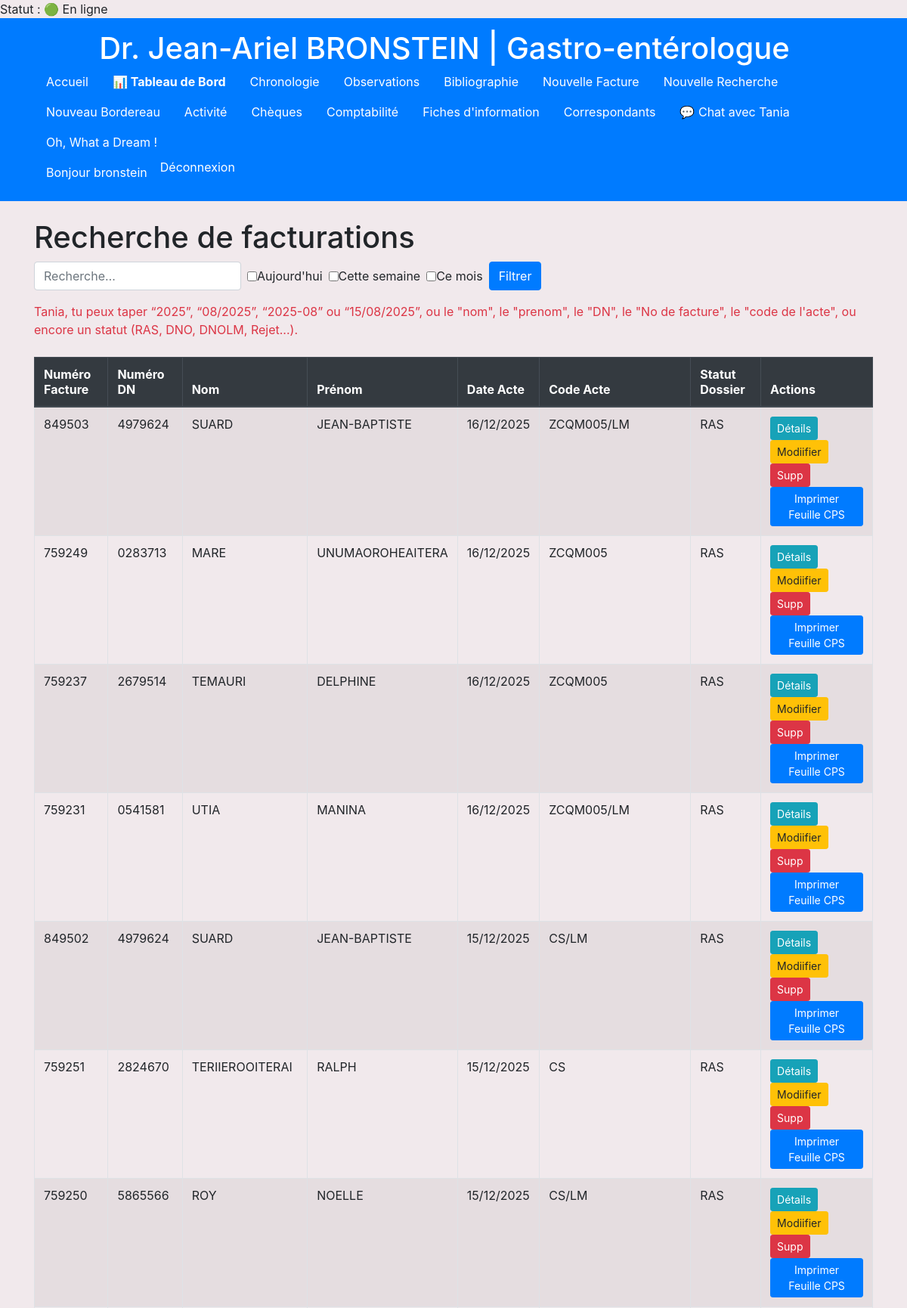
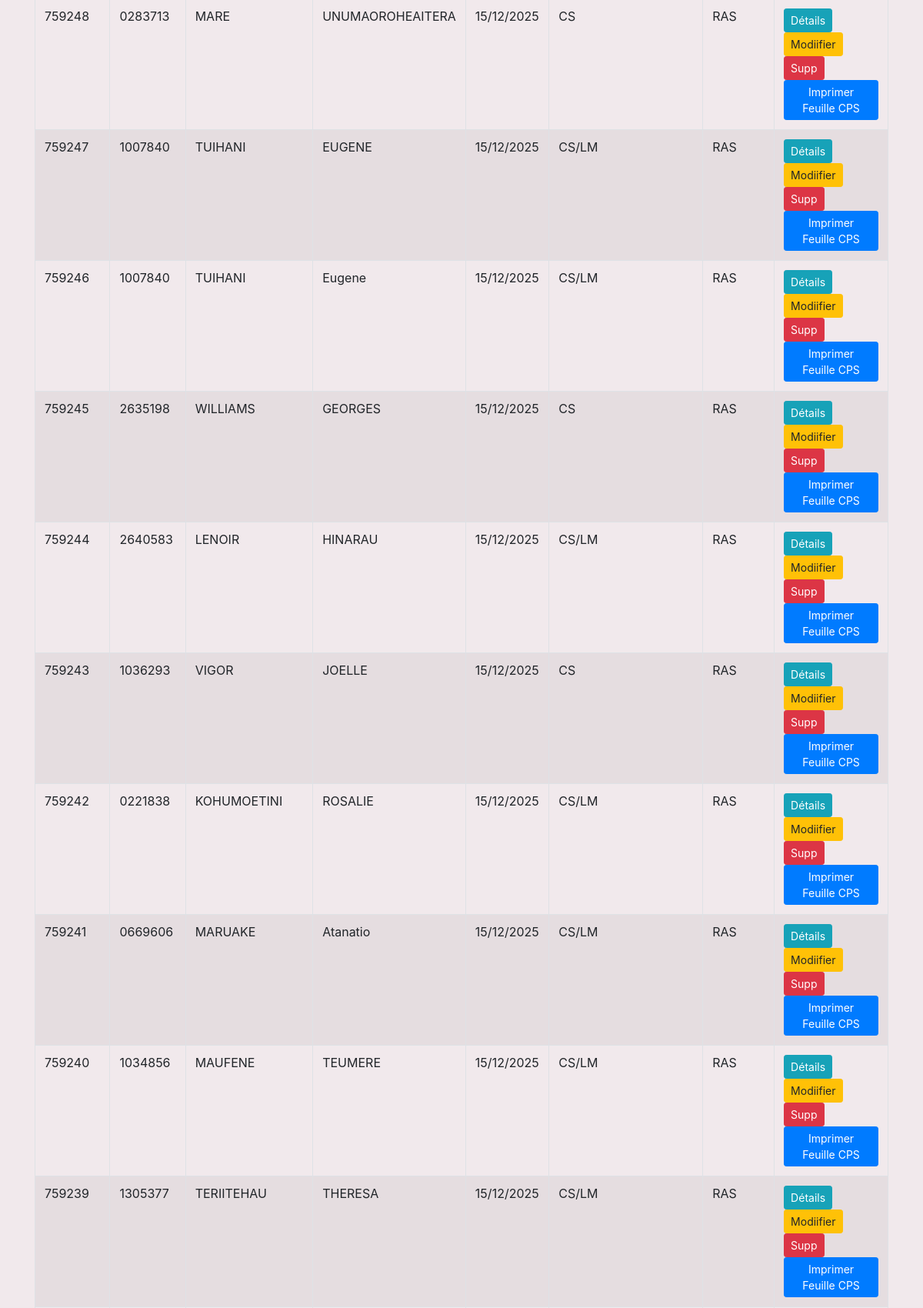
Screenshot of /facturation/recherche/ (signed in, upper part) with the database file from the repository (2 pictures, top to bottom).
### comptabilite/models.py (models this page shows, shortened)
class Facturation(models.Model):
    dn = models.CharField(
        max_length=7,
        verbose_name="DN (numéro à 7 chiffres)"
    )
    nom = models.CharField(
        max_length=100,
        verbose_name="Nom du patient"
    )
    prenom = models.CharField(
        max_length=100,
        verbose_name="Prénom du patient"
    )
    date_naissance = models.DateField(
        verbose_name="Date de naissance"
    )
    date_acte = models.DateField(
        verbose_name="Date de l'acte"
    )
    date_facture = models.DateField(
        verbose_name="Date de la facture"
    )
    REGIME_CHOICES = [
        ('Sécurité Sociale', 'Sécurité Sociale'),
        ('RNS', 'RNS'),
        ('Salarié', 'Salarié'),
        ('RST', 'RST'),
    ]
    regime = models.CharField(
        max_length=20,
        choices=REGIME_CHOICES,
        verbose_name="Régime"
    )
    droit_ouvert = models.BooleanField(
        default=False,
        verbose_name="Droits ouverts : (oui/non)"
    )
    regime_tp = models.BooleanField(
        default=False,
        verbose_name="Tiers Payants : (oui/non)"
    )
    regime_lm = models.BooleanField(
        default=False,
        verbose_name="Régime LM (oui/non)"
    )
    LIEU_CHOICES = [
        ('Cabinet', 'Cabinet'),
        ('Clinique', 'Clinique')
    ]
    lieu_acte = models.CharField(
        max_length=50,
        choices=LIEU_CHOICES,
        default='Cabinet',
        verbose_name="Lieu de l'acte"
    )
    code_acte = models.ForeignKey(
        Code,
        null=True,      # autorise NULL en base
        blank=True,
        on_delete=models.CASCADE,
        related_name='facturations',
        verbose_name="Code de l'acte"
    )
    numero_facture = models.CharField(
        max_length=50,
        null=True,      # autorise NULL en base
        blank=True,     # autorise vide dans les formulaires
        verbose_name="Numéro de facture"
    )
    total_acte = models.DecimalField(
        max_digits=10,
        decimal_places=0,
        null=True,      # autorise NULL en base
        blank=True,     # autorise vide dans les formulaires
        verbose_name="Montant total de l'acte (facturé)"
    )
    tiers_payant = models.DecimalField(
        max_digits=10,
        decimal_places=0,
        null=True,      # ici
        blank=True,     # et ici
        verbose_name="Montant tiers payant"
    )
    total_paye = models.DecimalField(
        max_digits=10,
        decimal_places=0,
        null=True,
        blank=True,
        verbose_name="Total payé"
    )
    STATUT_CHOICES = [
        ('RAS', 'RAS'),
        ('DNO', 'DNO'),
        ('DNOLM', 'DNOLM'),
        ('Impayé', 'Impayé'),
        ('Rejet', 'Rejet'),
    ]
    statut_dossier = models.CharField(
        max_length=20,
        choices=STATUT_CHOICES,
        default='RAS',
        verbose_name="Statut du dossier"
    )
    numero_rejet = models.CharField(
        max_length=50,
        null=True,
        blank=True,
        verbose_name="Numéro de rejet"
    )
    numero_bordereau = models.CharField(
        max_length=50,
        null=True,
        blank=True,
        verbose_name="Numéro de bordereau"
    )
    date_bordereau = models.DateField(
        null=True,
        blank=True,
        verbose_name="Date du bordereau"
    )
    remarque = models.TextField(
        null=True,
        blank=True,
        verbose_name="Remarques"
    )

class Code(models.Model):
    code_acte = models.CharField(max_length=50, unique=True, verbose_name="Code de l'acte")
    total_acte = models.DecimalField(max_digits=10, decimal_places=0, verbose_name="Montant total de l'acte")
    tiers_payant = models.DecimalField(
        max_digits=10,
        decimal_places=0,
        null=True,      # autorise NULL en base
        blank=True,     # autorise vide dans les formulaires
        verbose_name="Montant tiers payant"
    )
    total_paye = models.DecimalField(
        max_digits=10,
        decimal_places=0,
        null=True,
        blank=True,
        verbose_name="Total payé"
    )
    medecin = models.ForeignKey(
        Medecin,
        on_delete=models.SET_NULL,
        null=True,
        blank=True,
        verbose_name="Médecin"
    )
    parcours_soin = models.BooleanField(default=False, verbose_name="Parcours de soins")
    longue_maladie = models.BooleanField(default=False, verbose_name="Longue maladie")
    code_reel = models.CharField(max_length=50, null=True, blank=True, verbose_name="Code réel")
    variable_1 = models.CharField(
        max_length=1,
        null=True,
        blank=True,
        verbose_name="Variable 1",
        help_text="Vide ou 1"
    )
    code_acte_normal = models.CharField(
        max_length=50,
        null=True,
        blank=True,
        verbose_name="Code Acte Normal"
    )
    variable_2 = models.CharField(
        max_length=1,
        null=True,
        blank=True,
        verbose_name="Variable 2",
        help_text="Vide ou 1"
    )
    modificateur = models.CharField(
        max_length=3,
        null=True,
        blank=True,
        verbose_name="Modificateur",
        help_text="CS, APC ou vide"
    )

### comptabilite/views.py (the view, shortened to what this page needs)
# urls.py: path('recherche/', views.FacturationSearchListView.as_view(), name='facturation_search_list'),
class FacturationSearchListView(LoginRequiredMixin, ListView):
    login_url = 'login'
    redirect_field_name = 'next'
    model = Facturation
    template_name = 'comptabilite/facturation_search_list.html'
    context_object_name = 'facturations'
    paginate_by = 50
    def get_queryset(self):
        import re
        qs = super().get_queryset().select_related('code_acte').order_by('-date_acte', '-id')
        q = (self.request.GET.get('q') or '').strip()
        today = timezone.localdate()
        if self.request.GET.get('today'):
            qs = qs.filter(date_acte=today)
        if self.request.GET.get('week'):
            start_of_week = today - timedelta(days=today.weekday())
            end_of_week   = start_of_week + timedelta(days=6)
            qs = qs.filter(date_acte__gte=start_of_week, date_acte__lte=end_of_week)
        if self.request.GET.get('month'):
            first_of_month = today.replace(day=1)
            from calendar import monthrange
            last_of_month  = date(today.year, today.month, monthrange(today.year, today.month)[1])
            qs = qs.filter(date_acte__gte=first_of_month, date_acte__lte=last_of_month)
        return qs

### comptabilite/models.py (called while the page is built)
    def is_online(self):
        return timezone.now() - self.last_seen < timezone.timedelta(minutes=5)

### comptabilite/templatetags/user_extras.py (called while the page is built)
@register.simple_tag
def get_user_profile(user):
    if user and user.is_authenticated:
        profile, _ = UserProfile.objects.get_or_create(user=user)
        return profile
    return None

### myproject/context_processors.py (called while the page is built)
def app_version(request):
    return {'APP_VERSION': _get_version()}

### comptabilite/templates/comptabilite/facturation_search_list.html (shortened to what this page needs)
{% extends 'base.html' %}
{% block content %}
<div class="table-responsive">
  <h1>Recherche de facturations</h1>
  <form method="get" class="form-inline mb-3">
    <input type="text"
           name="q"
           value="{{ request.GET.q }}"
           placeholder="Recherche…"
           class="form-control mr-2">
    <label><input type="checkbox" name="today" {% if request.GET.today %}checked{% endif %}> Aujourd'hui</label>
    <label class="ml-2"><input type="checkbox" name="week" {% if request.GET.week %}checked{% endif %}> Cette semaine</label>
    <label class="ml-2"><input type="checkbox" name="month" {% if request.GET.month %}checked{% endif %}> Ce mois</label>
    <button type="submit" class="btn btn-primary ml-2">Filtrer</button>
  </form>
  <p><label class="text-danger">Tania, tu peux taper “2025”, “08/2025”, “2025-08” ou “15/08/2025”, ou le "nom", le "prenom", le "DN", le "No de facture", le "code de l'acte", ou encore un statut (RAS, DNO, DNOLM, Rejet...).</label></p>
  <table class="table table-bordered table-striped">
    <thead class="thead-dark">
      <tr>
        <th>Numéro Facture</th>
        <th>Numéro DN</th>
        <th>Nom</th>
        <th>Prénom</th>
        <th>Date Acte</th>
        <th>Code Acte</th>
        <th>Statut Dossier</th>
        <th>Actions</th>
      </tr>
    </thead>
    <tbody>
      {% for facturation in facturations %}
      <tr>
        <td>{{ facturation.numero_facture }}</td>
        <td>{{ facturation.dn}}</td>
        <td>{{ facturation.nom }}</td>
        <td>{{ facturation.prenom }}</td>
        <td>{{ facturation.date_acte|date:"d/m/Y" }}</td>
        <td>{{ facturation.code_acte.code_acte }}</td>
        <td>{{ facturation.get_statut_dossier_display }}</td>
        <td>
          <a href="{% url 'facturation_detail' facturation.pk %}" class="btn btn-info btn-sm">Détails</a>
          <a href="{% url 'facturation_update' facturation.pk %}" class="btn btn-warning btn-sm">Modiifier</a>
          <a href="{% url 'facturation_delete' facturation.pk %}" class="btn btn-danger btn-sm">Supp</a>
          {% if facturation.code_acte.parcours_soin %}
            <a href="{% url 'print_facture' facturation.pk %}" class="btn btn-primary btn-sm">
              Imprimer Feuille CPS
            </a>
          {% endif %}
        </td>
      </tr>
      {% empty %}
      <tr>
        <td colspan="7">Aucune facturation trouvée.</td>
      </tr>
      {% endfor %}
    </tbody>
  </table>
</div>
{% endblock %}

### templates/base.html (shortened to what this page needs)
{% load static %}
{% load user_extras %}
{% if request.user.is_authenticated %}
  {% get_user_profile request.user as profile %}
  {% if profile %}
    Statut : {% if profile.is_online %}🟢 En ligne{% else %}⚪ Hors ligne{% endif %}
  {% endif %}
{% endif %}
<!DOCTYPE html>
<html lang="fr">
<head>
  <link rel="stylesheet" href="https://stackpath.bootstrapcdn.com/bootstrap/4.5.2/css/bootstrap.min.css">
  <link rel="stylesheet" href="{% static 'css/style.css' %}">
  <link rel="stylesheet" href="https://cdnjs.cloudflare.com/ajax/libs/bootstrap-datepicker/1.9.0/css/bootstrap-datepicker.min.css">
</head>
<body data-user-id="{{ request.user.id|default:'' }}" data-msg-url="{% url 'get_messages' %}" data-chat-template="{% url 'chat_view' 0 %}">
  <header class="bg-primary text-white py-3">
    <div class="container text-center">
      <h1 class="mb-0 mr-4">Dr. Jean-Ariel BRONSTEIN | Gastro-entérologue</h1>
      <nav class="flex-grow-1">
        <ul class="nav">
          <li class="nav-item"><a class="nav-link text-white" href="{% url 'patients_list' %}">Accueil</a></li>
          <li class="nav-item"><a class="nav-link text-white" href="{% url 'dashboard' %}"><strong>📊 Tableau de Bord</strong></a></li>
          <li class="nav-item"><a class="nav-link text-white" href="{% url 'facturation_list' %}">Chronologie</a></li>
          <li class="nav-item"><a class="nav-link text-white" href="{% url 'observations_patient_list' %}">Observations</a></li>
          <li class="nav-item"><a class="nav-link text-white" href="{% url 'bibliographie_list' %}">Bibliographie</a></li>
          <li class="nav-item"><a class="nav-link text-white" href="{% url 'facturation_create' %}">Nouvelle Facture</a></li>
          <li class="nav-item"><a class="nav-link text-white" href="{% url 'facturation_search_list' %}">Nouvelle Recherche</a></li>
          <li class="nav-item"><a class="nav-link text-white" href="{% url 'create_bordereau' %}">Nouveau Bordereau</a></li>
          <li class="nav-item"><a class="nav-link text-white" href="{% url 'activity_list' %}">Activité</a></li>
          <li class="nav-item"><a class="nav-link text-white" href="{% url 'cheque_listing' %}">Chèques</a></li>
          <li class="nav-item"><a class="nav-link text-white" href="{% url 'comptabilite_summary' %}">Comptabilité</a></li>
          <li class="nav-item"><a class="nav-link text-white" href="{% url 'fiches_information' %}">Fiches d'information</a></li>
          <li class="nav-item"><a class="nav-link text-white" href="{% url 'correspondants_list' %}">Correspondants</a></li>
          {% if request.user.username == "bronstein" %}
  <li><a class="nav-link text-white chat-open" href="{% url 'chat_view' 3 %}">💬 Chat avec Tania</a></li>
{% elif request.user.username == "Tania" %}
  <li><a class="nav-link text-white chat-open" href="{% url 'chat_view' 1 %}">💬 Chat avec Taote</a></li>
{% endif %}
          <li class="nav-item">
            <a class="nav-link text-white" href="javascript:void(0)" onclick="ouvrirLienAuHasard()">Oh, What a Dream !</a>
          </li>
        </ul>
      </nav>
      <ul class="nav">
        {% if user.is_authenticated %}
          <li class="nav-item"><span class="nav-link disabled text-white">Bonjour {{ user.get_username }}</span></li>
          <li class="nav-item">
            <form method="post" action="{% url 'logout' %}">
              <button type="submit" class="btn btn-link nav-link text-white p-0">Déconnexion</button>
            </form>
          </li>
        {% else %}
          <li class="nav-item"><a class="nav-link text-white" href="{% url 'login' %}">Connexion</a></li>
        {% endif %}
      </ul>
    </div>
  </header>
  <main class="container my-4">
    {% block content %}{% endblock %}
  </main>
</body>
</html>

### static/css/style.css (style rules this page uses)
table { table-layout: auto; width: 100%; }

### templates/base.html (style rules this page uses)
body { background-color: #f1e9ec; }

### rows the page displays
Facturation: numero_facture "849503", dn "4979624", nom "SUARD", prenom "JEAN-BAPTISTE", date_acte "16/12/2025", code_acte.code_acte "ZCQM005/LM", statut_dossier "RAS", shows "Imprimer Feuille CPS"
Facturation: numero_facture "759249", dn "0283713", nom "MARE", prenom "UNUMAOROHEAITERA", date_acte "16/12/2025", code_acte.code_acte "ZCQM005", statut_dossier "RAS", shows "Imprimer Feuille CPS"
Facturation: numero_facture "759237", dn "2679514", nom "TEMAURI", prenom "DELPHINE", date_acte "16/12/2025", code_acte.code_acte "ZCQM005", statut_dossier "RAS", shows "Imprimer Feuille CPS"
Facturation: numero_facture "759231", dn "0541581", nom "UTIA", prenom "MANINA", date_acte "16/12/2025", code_acte.code_acte "ZCQM005/LM", statut_dossier "RAS", shows "Imprimer Feuille CPS"
Facturation: numero_facture "849502", dn "4979624", nom "SUARD", prenom "JEAN-BAPTISTE", date_acte "15/12/2025", code_acte.code_acte "CS/LM", statut_dossier "RAS", shows "Imprimer Feuille CPS"
Facturation: numero_facture "759251", dn "2824670", nom "TERIIEROOITERAI", prenom "RALPH", date_acte "15/12/2025", code_acte.code_acte "CS", statut_dossier "RAS", shows "Imprimer Feuille CPS"
Facturation: numero_facture "759250", dn "5865566", nom "ROY", prenom "NOELLE", date_acte "15/12/2025", code_acte.code_acte "CS/LM", statut_dossier "RAS", shows "Imprimer Feuille CPS"
Facturation: numero_facture "759248", dn "0283713", nom "MARE", prenom "UNUMAOROHEAITERA", date_acte "15/12/2025", code_acte.code_acte "CS", statut_dossier "RAS", shows "Imprimer Feuille CPS"
Facturation: numero_facture "759247", dn "1007840", nom "TUIHANI", prenom "EUGENE", date_acte "15/12/2025", code_acte.code_acte "CS/LM", statut_dossier "RAS", shows "Imprimer Feuille CPS"
Facturation: numero_facture "759246", dn "1007840", nom "TUIHANI", prenom "Eugene", date_acte "15/12/2025", code_acte.code_acte "CS/LM", statut_dossier "RAS", shows "Imprimer Feuille CPS"
Facturation: numero_facture "759245", dn "2635198", nom "WILLIAMS", prenom "GEORGES", date_acte "15/12/2025", code_acte.code_acte "CS", statut_dossier "RAS", shows "Imprimer Feuille CPS"
Facturation: numero_facture "759244", dn "2640583", nom "LENOIR", prenom "HINARAU", date_acte "15/12/2025", code_acte.code_acte "CS/LM", statut_dossier "RAS", shows "Imprimer Feuille CPS"
Facturation: numero_facture "759243", dn "1036293", nom "VIGOR", prenom "JOELLE", date_acte "15/12/2025", code_acte.code_acte "CS", statut_dossier "RAS", shows "Imprimer Feuille CPS"
Facturation: numero_facture "759242", dn "0221838", nom "KOHUMOETINI", prenom "ROSALIE", date_acte "15/12/2025", code_acte.code_acte "CS/LM", statut_dossier "RAS", shows "Imprimer Feuille CPS"
Facturation: numero_facture "759241", dn "0669606", nom "MARUAKE", prenom "Atanatio", date_acte "15/12/2025", code_acte.code_acte "CS/LM", statut_dossier "RAS", shows "Imprimer Feuille CPS"
Facturation: numero_facture "759240", dn "1034856", nom "MAUFENE", prenom "TEUMERE", date_acte "15/12/2025", code_acte.code_acte "CS/LM", statut_dossier "RAS", shows "Imprimer Feuille CPS"
Facturation: numero_facture "759239", dn "1305377", nom "TERIITEHAU", prenom "THERESA", date_acte "15/12/2025", code_acte.code_acte "CS/LM", statut_dossier "RAS", shows "Imprimer Feuille CPS"

### other values shown
{{ user.get_username }} "bronstein"
